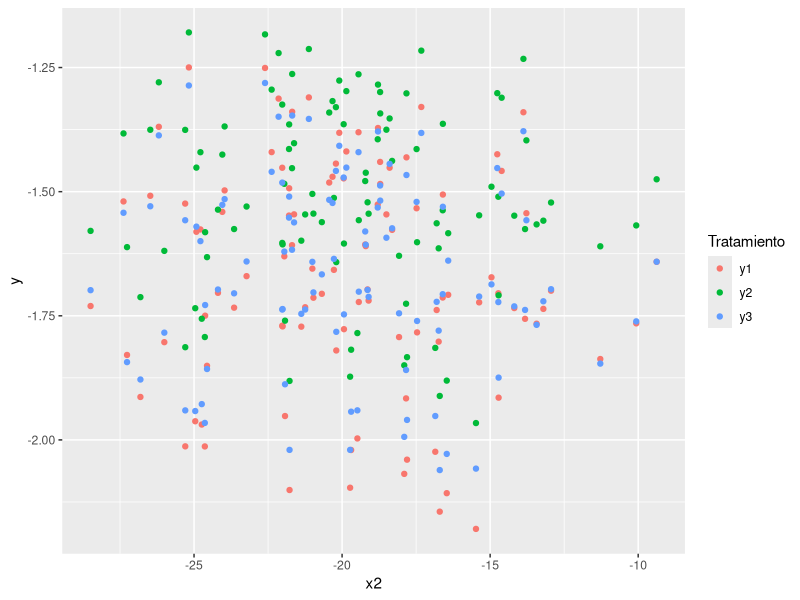
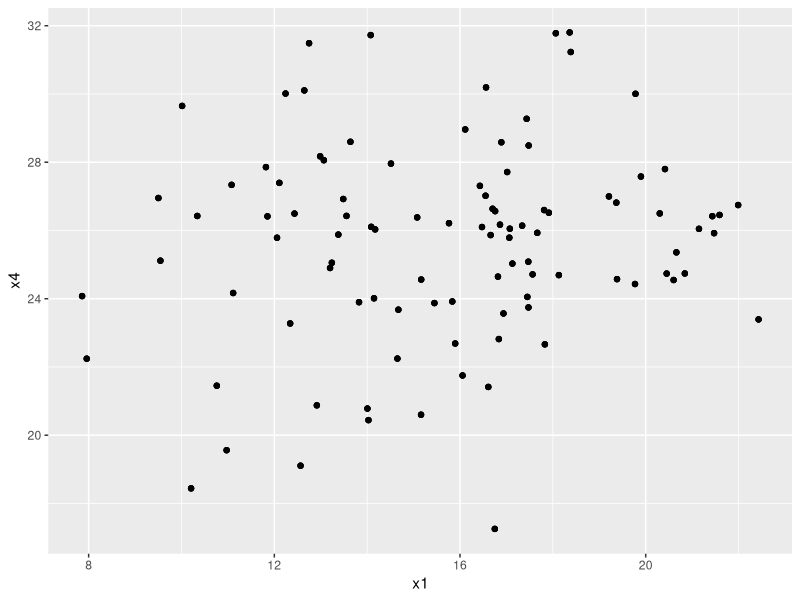

Recreate these plots in R, in order. (Note: this script raises an error after producing the figures.)
#Generación de datos de ejercicio final

set.seed(12345)

x1 <- rnorm(100, 15, 3)
x2 <- rnorm(100, -20, 4)
x3 <- x2 + rnorm(100, 0, 2)
x4 <- rnorm(100, 25, 3)

beta.0 <- runif(3, -3, 3)

beta.1.1 <- runif(3, -2.5, 2.5)
beta.1.2 <- runif(3, -4, 4)

beta.2.1 <- runif(3, 1, 2)

beta.4.1 <- runif(3, 1, 1)

beta.4.1.1 <- runif(3, -2, 2)

library(foreach)
y <- foreach(i = 1:3, .combine = cbind) %do% {
      beta.0[i] + beta.1.1[i] * x1 + beta.1.2[i] * x1^2 + 
            beta.2.1[i] * x2 + beta.4.1[i] * x4 + beta.4.1.1[i] * x4 * x1
}
y <- data.frame(y)
names(y) <- c("y1", "y2", "y3")

df.1 <- data.frame(x1 = x1, x2 = x2, x3 = x3, x4 = x4, y)

df.mel <- reshape2::melt(df.1, id.vars = c("x1", "x2", "x3", "x4"))
names(df.mel) <- c("x1", "x2", "x3", "x4", "Tratamiento", "y")

df.mel$y <- with(df.mel, (y + min(y))/(max(y) - min(y)))

library(ggplot2)

ggplot(df.mel) + geom_point(aes(x = x2, y = y, colour = Tratamiento))

ggplot(df.mel) + geom_point(aes(x = x1, y = x4))

write.csv(df.1, "Unidad 5-Regresion correlacion/Ejercicio-Regresion-ANCOVA.csv")

saveRDS(list(beta.0 = beta.0, 
             beta.1.1 = beta.1.1,
             beta.1.2 = beta.1.2,
             beta.2.1 = beta.2.1,
             beta.4.1 = beta.4.1,
             beta.4.1.1 = beta.4.1.1),
        "Unidad 5-Regresion correlacion/Coeficientes-regresión.rds")
